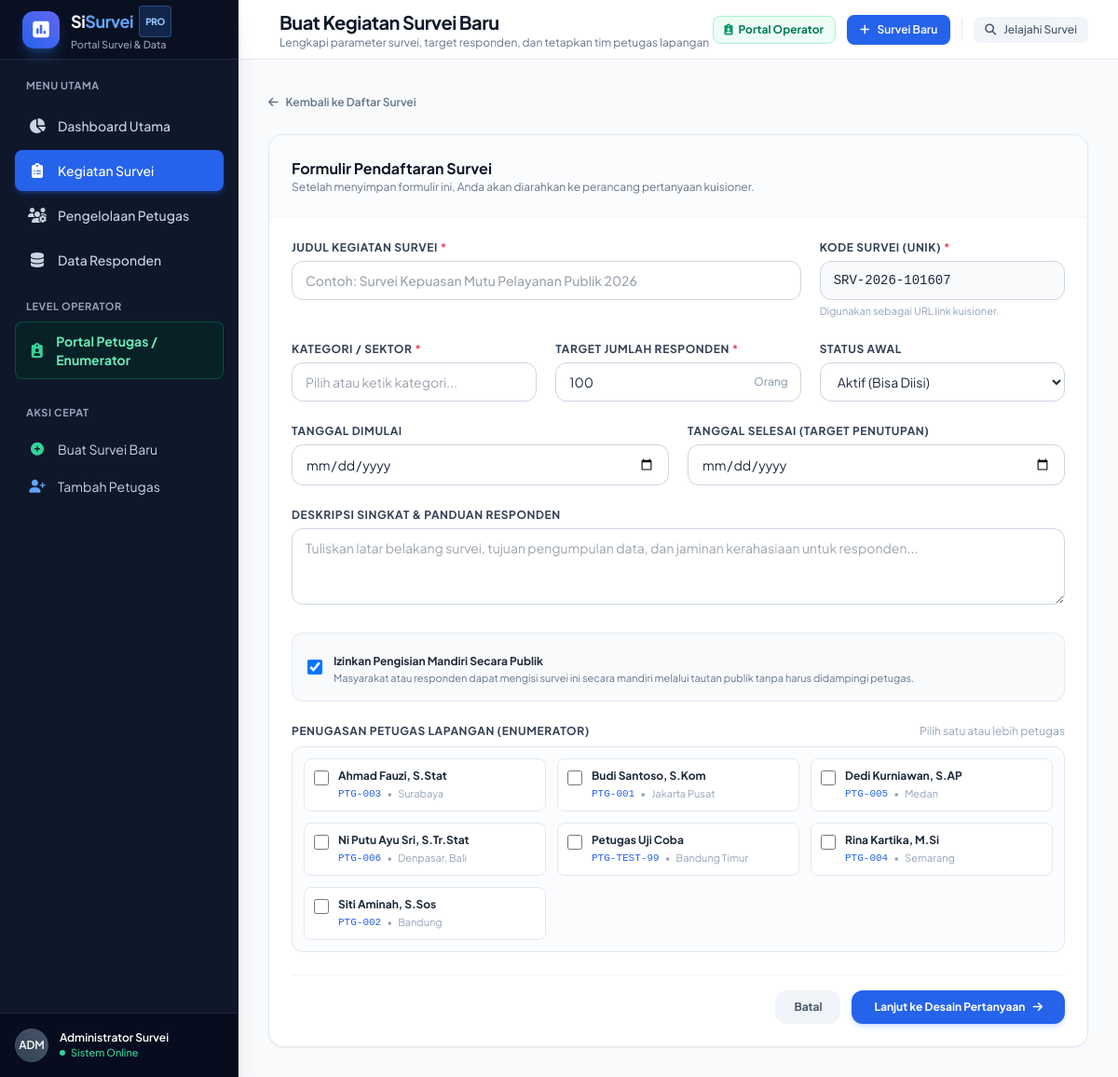
Page /survei/tambah on the earlier database version.
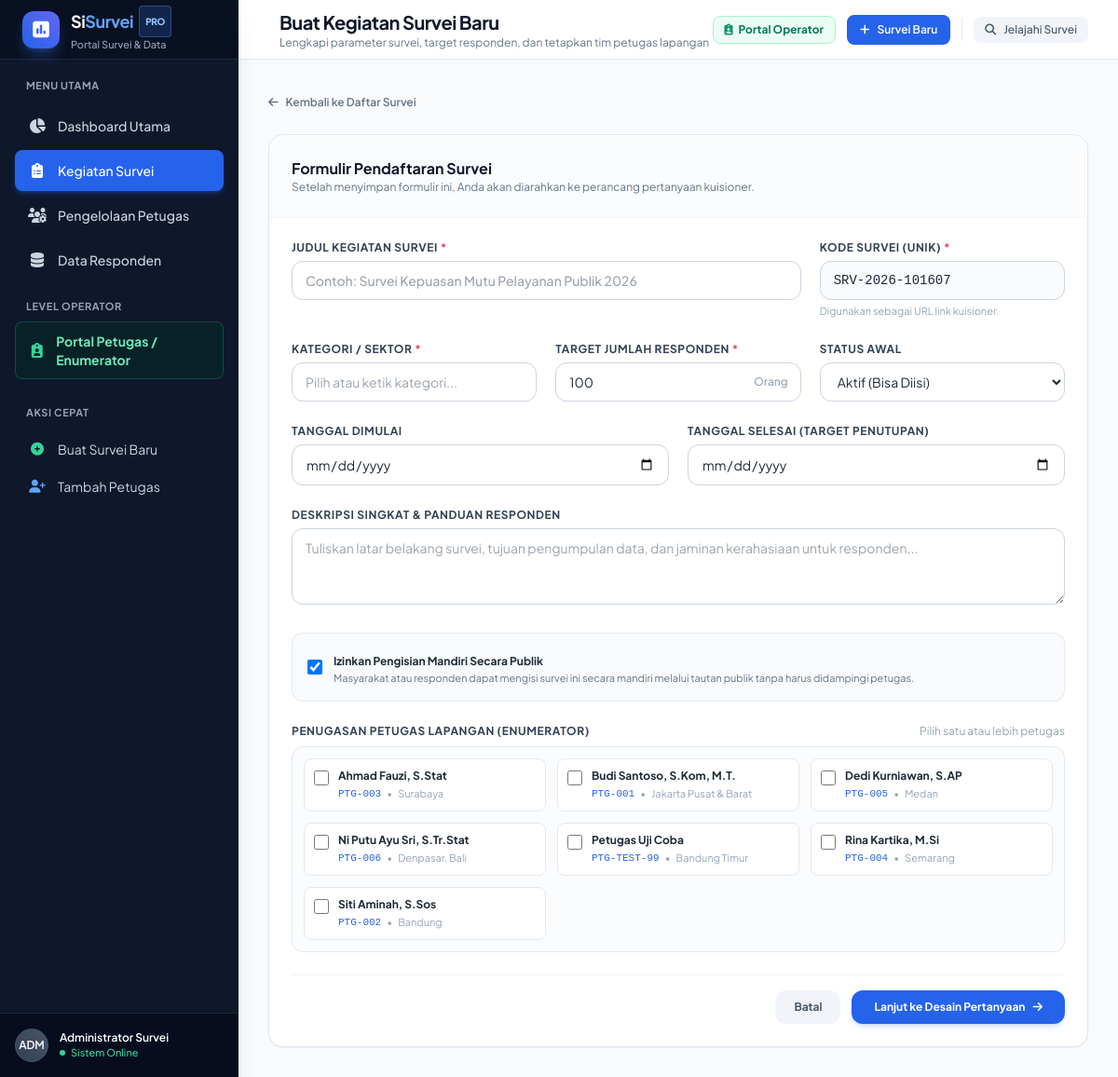
Same page on the later database version.
### tables this page shows
CREATE TABLE petugas (
            id INTEGER PRIMARY KEY AUTOINCREMENT,
            nip TEXT UNIQUE NOT NULL,
            nama TEXT NOT NULL,
            email TEXT,
            no_hp TEXT,
            wilayah TEXT,
            jabatan TEXT DEFAULT 'Petugas Lapangan',
            status TEXT DEFAULT 'Aktif',
            created_at DATETIME DEFAULT CURRENT_TIMESTAMP
        , foto TEXT);

### app.py (the view, shortened to what this page needs)
@app.route('/survei/tambah', methods=['GET', 'POST'])
def survei_tambah():
    conn = get_db()
    cursor = conn.cursor()
    cursor.execute("SELECT * FROM petugas WHERE status = 'Aktif' ORDER BY nama ASC")
    all_petugas = cursor.fetchall()
    suggested_code = f"SRV-{datetime.now().strftime('%Y')}-{datetime.now().strftime('%m%d%H')}"
    conn.close()
    return render_template('surveys/create.html', all_petugas=all_petugas, suggested_code=suggested_code)

### database.py (called while the page is built)
def get_db():
    conn = sqlite3.connect(DB_PATH)
    conn.row_factory = sqlite3.Row
    conn.execute("PRAGMA foreign_keys = ON")
    return conn

### templates/surveys/create.html (shortened to what this page needs)
{% extends 'base.html' %}
{% block header_title %}Buat Kegiatan Survei Baru{% endblock %}
{% block header_subtitle %}Lengkapi parameter survei, target responden, dan tetapkan tim petugas lapangan{% endblock %}
{% block content %}
<div class="max-w-4xl mx-auto space-y-6">
  <div>
    <a href="{{ url_for('survei_index') }}" class="inline-flex items-center gap-2 text-xs font-semibold text-slate-500 hover:text-slate-800 transition">
      <i class="fa-solid fa-arrow-left"></i>
      <span>Kembali ke Daftar Survei</span>
    </a>
  </div>
  <div class="bg-white rounded-2xl border border-slate-200 shadow-sm overflow-hidden">
    <div class="p-6 border-b border-slate-100 bg-slate-50/50">
      <h2 class="text-base font-bold text-slate-900">Formulir Pendaftaran Survei</h2>
      <p class="text-xs text-slate-500">Setelah menyimpan formulir ini, Anda akan diarahkan ke perancang pertanyaan kuisioner.</p>
    </div>
    <form action="{{ url_for('survei_tambah') }}" method="POST" class="p-6 space-y-6">
      <div class="grid grid-cols-1 md:grid-cols-3 gap-5">
        <div class="md:col-span-2">
          <label class="block text-xs font-bold text-slate-700 uppercase tracking-wider mb-1.5">Judul Kegiatan Survei <span class="text-rose-500">*</span></label>
          <input type="text" name="judul" required placeholder="Contoh: Survei Kepuasan Mutu Pelayanan Publik 2026" class="w-full px-3.5 py-2.5 text-xs sm:text-sm border border-slate-300 rounded-xl focus:ring-2 focus:ring-blue-500 focus:outline-none font-medium">
        </div>
        <div>
          <label class="block text-xs font-bold text-slate-700 uppercase tracking-wider mb-1.5">Kode Survei (Unik) <span class="text-rose-500">*</span></label>
          <input type="text" name="kode_survei" value="{{ suggested_code }}" required class="w-full px-3.5 py-2.5 text-xs sm:text-sm border border-slate-300 rounded-xl focus:ring-2 focus:ring-blue-500 focus:outline-none font-mono uppercase bg-slate-50">
          <span class="text-[11px] text-slate-400 mt-1 block">Digunakan sebagai URL link kuisioner.</span>
        </div>
      </div>
      <div class="grid grid-cols-1 sm:grid-cols-2 md:grid-cols-3 gap-5">
        <div>
          <label class="block text-xs font-bold text-slate-700 uppercase tracking-wider mb-1.5">Kategori / Sektor <span class="text-rose-500">*</span></label>
          <input type="text" name="kategori" list="kategoriOptions" required placeholder="Pilih atau ketik kategori..." class="w-full px-3.5 py-2.5 text-xs sm:text-sm border border-slate-300 rounded-xl focus:ring-2 focus:ring-blue-500 focus:outline-none">
        </div>
        <div>
          <label class="block text-xs font-bold text-slate-700 uppercase tracking-wider mb-1.5">Target Jumlah Responden <span class="text-rose-500">*</span></label>
          <div class="relative">
            <input type="number" name="target_responden" value="100" min="1" required class="w-full px-3.5 py-2.5 text-xs sm:text-sm border border-slate-300 rounded-xl focus:ring-2 focus:ring-blue-500 focus:outline-none">
            <span class="absolute right-3.5 top-1/2 -translate-y-1/2 text-xs text-slate-400 font-medium">Orang</span>
          </div>
        </div>
        <div>
          <label class="block text-xs font-bold text-slate-700 uppercase tracking-wider mb-1.5">Status Awal</label>
          <select name="status" class="w-full px-3.5 py-2.5 text-xs sm:text-sm border border-slate-300 rounded-xl focus:ring-2 focus:ring-blue-500 focus:outline-none bg-white">
            <option value="Aktif" selected>Aktif (Bisa Diisi)</option>
          </select>
        </div>
      </div>
      <div class="grid grid-cols-1 sm:grid-cols-2 gap-5">
        <div>
          <label class="block text-xs font-bold text-slate-700 uppercase tracking-wider mb-1.5">Tanggal Dimulai</label>
          <input type="date" name="tanggal_mulai" class="w-full px-3.5 py-2.5 text-xs sm:text-sm border border-slate-300 rounded-xl focus:ring-2 focus:ring-blue-500 focus:outline-none">
        </div>
        <div>
          <label class="block text-xs font-bold text-slate-700 uppercase tracking-wider mb-1.5">Tanggal Selesai (Target Penutupan)</label>
          <input type="date" name="tanggal_selesai" class="w-full px-3.5 py-2.5 text-xs sm:text-sm border border-slate-300 rounded-xl focus:ring-2 focus:ring-blue-500 focus:outline-none">
        </div>
      </div>
      <div>
        <label class="block text-xs font-bold text-slate-700 uppercase tracking-wider mb-1.5">Deskripsi Singkat & Panduan Responden</label>
        <textarea name="deskripsi" rows="3" placeholder="Tuliskan latar belakang survei, tujuan pengumpulan data, dan jaminan kerahasiaan untuk responden..." class="w-full px-3.5 py-2.5 text-xs sm:text-sm border border-slate-300 rounded-xl focus:ring-2 focus:ring-blue-500 focus:outline-none leading-relaxed"></textarea>
      </div>
      <div class="p-4 bg-slate-50 rounded-xl border border-slate-200/80">
        <label class="flex items-center gap-3 cursor-pointer">
          <input type="checkbox" name="is_public" value="1" checked class="w-4 h-4 text-blue-600 rounded border-slate-300 focus:ring-blue-500">
          <div>
            <span class="text-xs font-bold text-slate-800">Izinkan Pengisian Mandiri Secara Publik</span>
            <p class="text-[11px] text-slate-500">Masyarakat atau responden dapat mengisi survei ini secara mandiri melalui tautan publik tanpa harus didampingi petugas.</p>
          </div>
        </label>
      </div>
      <div>
        <div class="flex items-center justify-between mb-2">
          <label class="text-xs font-bold text-slate-700 uppercase tracking-wider">Penugasan Petugas Lapangan (Enumerator)</label>
          <span class="text-xs text-slate-400">Pilih satu atau lebih petugas</span>
        </div>
        <div class="grid grid-cols-1 sm:grid-cols-2 lg:grid-cols-3 gap-3 max-h-60 overflow-y-auto custom-scrollbar p-3 border border-slate-200 rounded-xl bg-slate-50/50">
          {% for p in all_petugas %}
          <label class="flex items-start gap-2.5 p-2.5 bg-white rounded-lg border border-slate-200 hover:border-blue-400 cursor-pointer transition select-none">
            <input type="checkbox" name="petugas_ids" value="{{ p.id }}" class="mt-0.5 w-4 h-4 text-blue-600 rounded border-slate-300 focus:ring-blue-500">
            <div class="text-xs flex-1">
              <p class="font-bold text-slate-800 leading-tight">{{ p.nama }}</p>
              <div class="flex items-center gap-1.5 mt-1 text-[11px] text-slate-400">
                <span class="font-mono text-blue-600">{{ p.nip }}</span>
                <span>•</span>
                <span>{{ p.wilayah or '-' }}</span>
              </div>
            </div>
          </label>
          {% endfor %}
        </div>
      </div>
      <div class="pt-4 border-t border-slate-100 flex items-center justify-end gap-3">
        <a href="{{ url_for('survei_index') }}" class="px-5 py-2.5 text-xs font-bold text-slate-600 bg-slate-100 hover:bg-slate-200 rounded-xl transition">
          Batal
        </a>
        <button type="submit" class="px-6 py-2.5 text-xs font-bold text-white bg-blue-600 hover:bg-blue-700 rounded-xl transition shadow-md shadow-blue-500/20 inline-flex items-center gap-2">
          <span>Lanjut ke Desain Pertanyaan</span>
          <i class="fa-solid fa-arrow-right"></i>
        </button>
      </div>
    </form>
  </div>
</div>
{% endblock %}

### templates/base.html (shortened to what this page needs)
<!DOCTYPE html>
<html lang="id" class="h-full bg-slate-50">
<head>
  <script src="https://cdn.tailwindcss.com"></script>
  <link rel="stylesheet" href="https://cdnjs.cloudflare.com/ajax/libs/font-awesome/6.5.1/css/all.min.css">
</head>
<body class="h-full flex flex-col text-slate-800 antialiased">
  <div class="flex h-screen overflow-hidden bg-slate-50">
    <aside id="sidebar" class="fixed inset-y-0 left-0 z-40 w-64 bg-slate-900 text-slate-200 transition-transform -translate-x-full md:translate-x-0 flex flex-col shadow-xl">
      <div class="h-16 flex items-center justify-between px-6 border-b border-slate-800 bg-slate-950/40">
        <a href="{{ url_for('dashboard') }}" class="flex items-center space-x-3">
          <div class="w-10 h-10 rounded-xl bg-gradient-to-tr from-blue-600 to-indigo-500 flex items-center justify-center text-white shadow-lg shadow-blue-500/30">
            <i class="fa-solid fa-square-poll-vertical text-xl"></i>
          </div>
          <div>
            <span class="font-bold text-lg text-white tracking-tight flex items-center">
              Si<span class="text-blue-400">Survei</span>
              <span class="ml-1.5 px-1.5 py-0.5 text-[10px] uppercase font-extrabold bg-blue-500/20 text-blue-300 rounded border border-blue-400/30">PRO</span>
            </span>
            <p class="text-[11px] text-slate-400 font-medium">Portal Survei & Data</p>
          </div>
        </a>
      </div>
      <div class="flex-1 overflow-y-auto custom-scrollbar px-4 py-5 space-y-1">
        <div class="px-3 pb-2 text-[11px] font-bold uppercase tracking-wider text-slate-400">Menu Utama</div>
        <a href="{{ url_for('dashboard') }}" class="flex items-center space-x-3 px-3.5 py-2.5 rounded-lg text-sm font-medium transition-all {% if request.endpoint == 'dashboard' %}bg-blue-600 text-white shadow-md shadow-blue-600/30{% else %}text-slate-300 hover:bg-slate-800 hover:text-white{% endif %}">
          <i class="fa-solid fa-chart-pie w-5 text-center text-base"></i>
          <span>Dashboard Utama</span>
        </a>
        <a href="{{ url_for('survei_index') }}" class="flex items-center space-x-3 px-3.5 py-2.5 rounded-lg text-sm font-medium transition-all {% if request.endpoint in ['survei_index', 'survei_tambah', 'survei_edit', 'survei_builder', 'survei_hasil'] %}bg-blue-600 text-white shadow-md shadow-blue-600/30{% else %}text-slate-300 hover:bg-slate-800 hover:text-white{% endif %}">
          <i class="fa-solid fa-clipboard-list w-5 text-center text-base"></i>
          <span>Kegiatan Survei</span>
        </a>
        <a href="{{ url_for('petugas_index') }}" class="flex items-center space-x-3 px-3.5 py-2.5 rounded-lg text-sm font-medium transition-all {% if request.endpoint in ['petugas_index', 'petugas_detail'] %}bg-blue-600 text-white shadow-md shadow-blue-600/30{% else %}text-slate-300 hover:bg-slate-800 hover:text-white{% endif %}">
          <i class="fa-solid fa-users-gear w-5 text-center text-base"></i>
          <span>Pengelolaan Petugas</span>
        </a>
        <a href="{{ url_for('respons_index') }}" class="flex items-center space-x-3 px-3.5 py-2.5 rounded-lg text-sm font-medium transition-all {% if request.endpoint == 'respons_index' %}bg-blue-600 text-white shadow-md shadow-blue-600/30{% else %}text-slate-300 hover:bg-slate-800 hover:text-white{% endif %}">
          <i class="fa-solid fa-database w-5 text-center text-base"></i>
          <span>Data Responden</span>
        </a>
        <div class="pt-4 px-3 pb-1 text-[11px] font-bold uppercase tracking-wider text-slate-400">Level Operator</div>
        <a href="{{ url_for('operator_tugas') }}" class="flex items-center space-x-3 px-3.5 py-2.5 rounded-lg text-sm font-bold transition-all text-emerald-300 bg-emerald-950/50 border border-emerald-500/30 hover:bg-emerald-900/60 hover:text-white">
          <i class="fa-solid fa-clipboard-user w-5 text-center text-base text-emerald-400"></i>
          <span>Portal Petugas / Enumerator</span>
        </a>
        <div class="pt-6 px-3 pb-2 text-[11px] font-bold uppercase tracking-wider text-slate-400">Aksi Cepat</div>
        <a href="{{ url_for('survei_tambah') }}" class="flex items-center space-x-3 px-3.5 py-2 rounded-lg text-sm text-slate-300 hover:bg-slate-800/80 hover:text-white transition">
          <i class="fa-solid fa-circle-plus text-emerald-400 w-5 text-center"></i>
          <span>Buat Survei Baru</span>
        </a>
        <button onclick="document.getElementById('modalTambahPetugasQuick') && document.getElementById('modalTambahPetugasQuick').classList.remove('hidden')" class="w-full flex items-center space-x-3 px-3.5 py-2 rounded-lg text-sm text-slate-300 hover:bg-slate-800/80 hover:text-white transition text-left">
          <i class="fa-solid fa-user-plus text-blue-400 w-5 text-center"></i>
          <span>Tambah Petugas</span>
        </button>
      </div>
      <div class="p-4 border-t border-slate-800 bg-slate-950/60">
        <div class="flex items-center space-x-3">
          <div class="w-9 h-9 rounded-full bg-gradient-to-tr from-slate-700 to-slate-600 flex items-center justify-center text-white font-semibold text-xs border border-slate-600">
            ADM
          </div>
          <div class="overflow-hidden">
            <p class="text-xs font-semibold text-white truncate">Administrator Survei</p>
            <p class="text-[11px] text-emerald-400 flex items-center gap-1.5 font-medium">
              <span class="w-1.5 h-1.5 rounded-full bg-emerald-400 animate-pulse"></span>
              Sistem Online
            </p>
          </div>
        </div>
      </div>
    </aside>
    <div class="flex-1 flex flex-col md:pl-64 overflow-hidden">
      <header class="h-16 bg-white border-b border-slate-200 flex items-center justify-between px-4 md:px-8 z-20">
        <div class="flex items-center space-x-3">
          <div>
            <h1 class="text-lg md:text-xl font-bold text-slate-900 tracking-tight">{% block header_title %}Dashboard Hasil Survei{% endblock %}</h1>
            <p class="text-xs text-slate-500 hidden sm:block">{% block header_subtitle %}Monitoring capaian survei & data responden terkini{% endblock %}</p>
          </div>
        </div>
        <div class="flex items-center space-x-3">
          <a href="{{ url_for('operator_tugas') }}" class="inline-flex items-center space-x-1.5 px-3 py-1.5 text-xs font-bold text-emerald-700 bg-emerald-50 hover:bg-emerald-100 rounded-lg transition border border-emerald-200">
            <i class="fa-solid fa-clipboard-user text-emerald-600"></i>
            <span>Portal Operator</span>
          </a>
          <a href="{{ url_for('survei_tambah') }}" class="hidden sm:inline-flex items-center space-x-2 px-3.5 py-2 text-xs font-semibold text-white bg-blue-600 rounded-lg hover:bg-blue-700 shadow-sm transition">
            <i class="fa-solid fa-plus"></i>
            <span>Survei Baru</span>
          </a>
          <a href="{{ url_for('survei_index') }}" class="inline-flex items-center space-x-2 px-3 py-1.5 text-xs font-medium text-slate-600 bg-slate-100 hover:bg-slate-200 rounded-lg transition">
            <i class="fa-solid fa-magnifying-glass"></i>
            <span class="hidden sm:inline">Jelajahi Survei</span>
          </a>
        </div>
      </header>
      <main class="flex-1 overflow-y-auto custom-scrollbar p-4 md:p-8">
        {% block content %}{% endblock %}
      </main>
    </div>
  </div>
</body>
</html>

### templates/base.html (style rules this page uses)
body { font-family: 'Plus Jakarta Sans', sans-serif; }

Differences in the rows shown:
removed petugas: nama "Budi Santoso, S.Kom", nip "PTG-001", wilayah "Jakarta Pusat"
added petugas: nama "Budi Santoso, S.Kom, M.T.", nip "PTG-001", wilayah "Jakarta Pusat & Barat"
